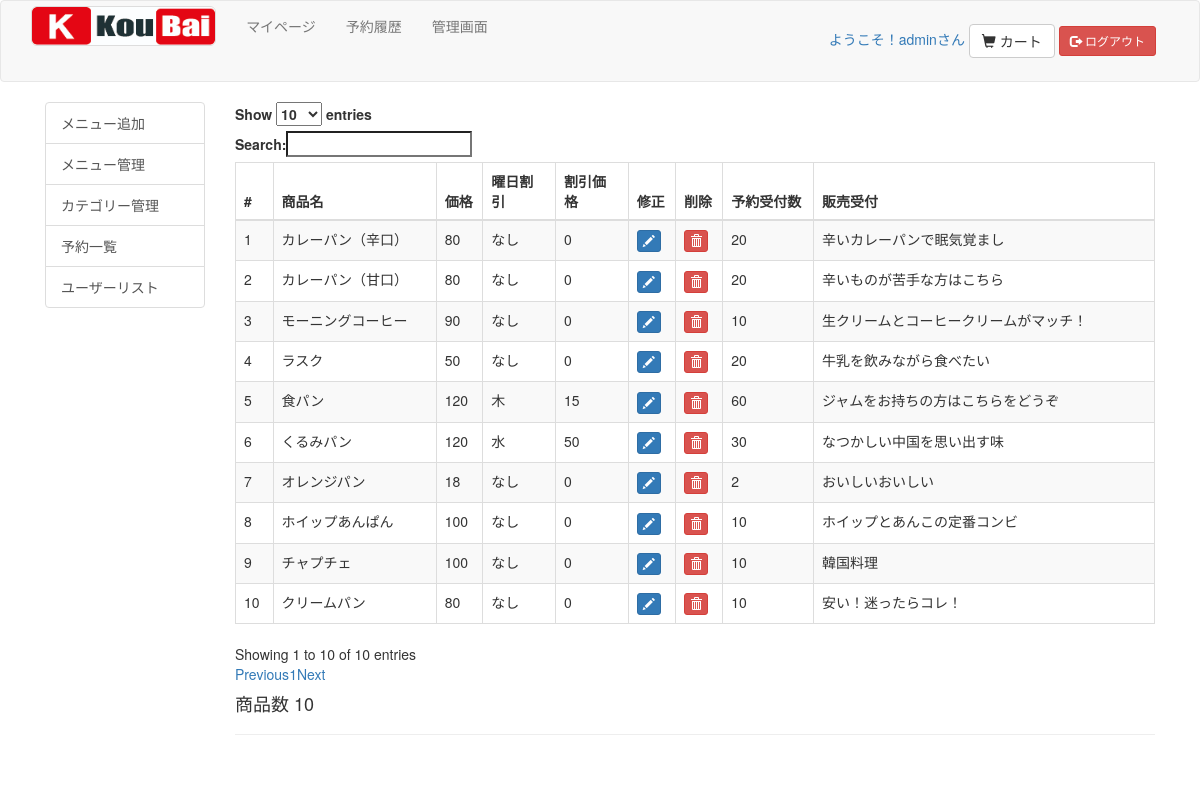
The app's page /console/menu_change.php (signed in) with its own data.
### tables this page shows
CREATE TABLE IF NOT EXISTS `products` (
  `id` int(255) NOT NULL AUTO_INCREMENT,
  `name` varchar(255) NOT NULL,
  `value` int(255) NOT NULL,
  `dis_day` int(255) NOT NULL,
  `dis_value` int(255) NOT NULL,
  `day_limit` int(255) NOT NULL,
  `status` int(255) NOT NULL,
  `category` int(255) NOT NULL,
  `comment` varchar(255) NOT NULL,
  PRIMARY KEY (`id`),
  KEY `id` (`id`)
);

### console/menu_change.php (the view, shortened to what this page needs)
<?php
require("../head.php");
require("../connect_db.php");
?>
<form action="menu_changer.php" method="post">
<div class="container">
  <div class="col-sm-10">
<table id="products" class="table table-striped table-bordered dt-responsive nowrap" cellspacing="0" width="100%">
<thead><tr><th>#</th><th>商品名</th><th>価格</th><th>曜日割引</th><th>割引価格</th><th>修正</th><th>削除</th><th>予約受付数</th><th>販売受付</th></tr></thead>
<?php
$week = array("日", "月", "火", "水", "木", "金", "土","なし");
$result = mysqli_query($link,'SELECT * FROM products');
$count = 0;
echo "<tbody>";
while ($row = mysqli_fetch_assoc($result)){
  $count ++;
  echo "<tr>";
  echo "<td>",$count,"</td>";
  echo "<td>",$row["name"],"</td>";
  echo "<td>",$row["value"],"</td>";
  echo "<td>",$week[$row["dis_day"]],"</td>";
  echo "<td>",$row["dis_value"],"</td>";
  echo "<td><button type=\"button\" class=\"btn btn-primary btn-xs\" data-toggle=\"modal\" data-target=\"#edit".$row["id"]."\"><span class=\"glyphicon glyphicon-pencil\"></span></button></td>";
  echo "<td><button type=\"button\" class=\"btn btn-danger btn-xs\" data-toggle=\"modal\" data-target=\"#delete".$row["id"]."\"><span class=\"glyphicon glyphicon-trash\"></span></button></td>";
  echo "<td>".$row["day_limit"]."</td>";
  echo "<td>".$row["comment"]."</td>";
  echo "</tr>";
  ModalSet($row["name"],$row["id"],$row["value"],$row["dis_value"],$row["day_limit"],$row["comment"]);
}
  echo "</tbody>";
  echo "</table>";
  echo "<h4>商品数 $count</h4><hr>";
?>
<br><br>
</div>
</div>
</form>
<?php
function ModalSet($name,$id,$value,$dis_value,$day_limit,$comment){
			require("../connect_db.php");
			$result = mysqli_query($link,'SELECT id,name FROM category');
}
?>

### records on screen
products: name "カレーパン（辛口）", value "80", dis_day "なし", dis_value "0", day_limit "20", comment "辛いカレーパンで眠気覚まし"
products: name "カレーパン（甘口）", value "80", dis_day "なし", dis_value "0", day_limit "20", comment "辛いものが苦手な方はこちら"
products: name "モーニングコーヒー", value "90", dis_day "なし", dis_value "0", day_limit "10", comment "生クリームとコーヒークリームがマッチ！"
products: name "ラスク", value "50", dis_day "なし", dis_value "0", day_limit "20", comment "牛乳を飲みながら食べたい"
products: name "食パン", value "120", dis_day "木", dis_value "15", day_limit "60", comment "ジャムをお持ちの方はこちらをどうぞ"
products: name "くるみパン", value "120", dis_day "水", dis_value "50", day_limit "30", comment "なつかしい中国を思い出す味"
products: name "オレンジパン", value "18", dis_day "なし", dis_value "0", day_limit "2", comment "おいしいおいしい"
products: name "ホイップあんぱん", value "100", dis_day "なし", dis_value "0", day_limit "10", comment "ホイップとあんこの定番コンビ"
products: name "チャプチェ", value "100", dis_day "なし", dis_value "0", day_limit "10", comment "韓国料理"
products: name "クリームパン", value "80", dis_day "なし", dis_value "0", day_limit "10", comment "安い！迷ったらコレ！"

### other values on screen
$_SESSION['sid'] "admin"
$count "10"
